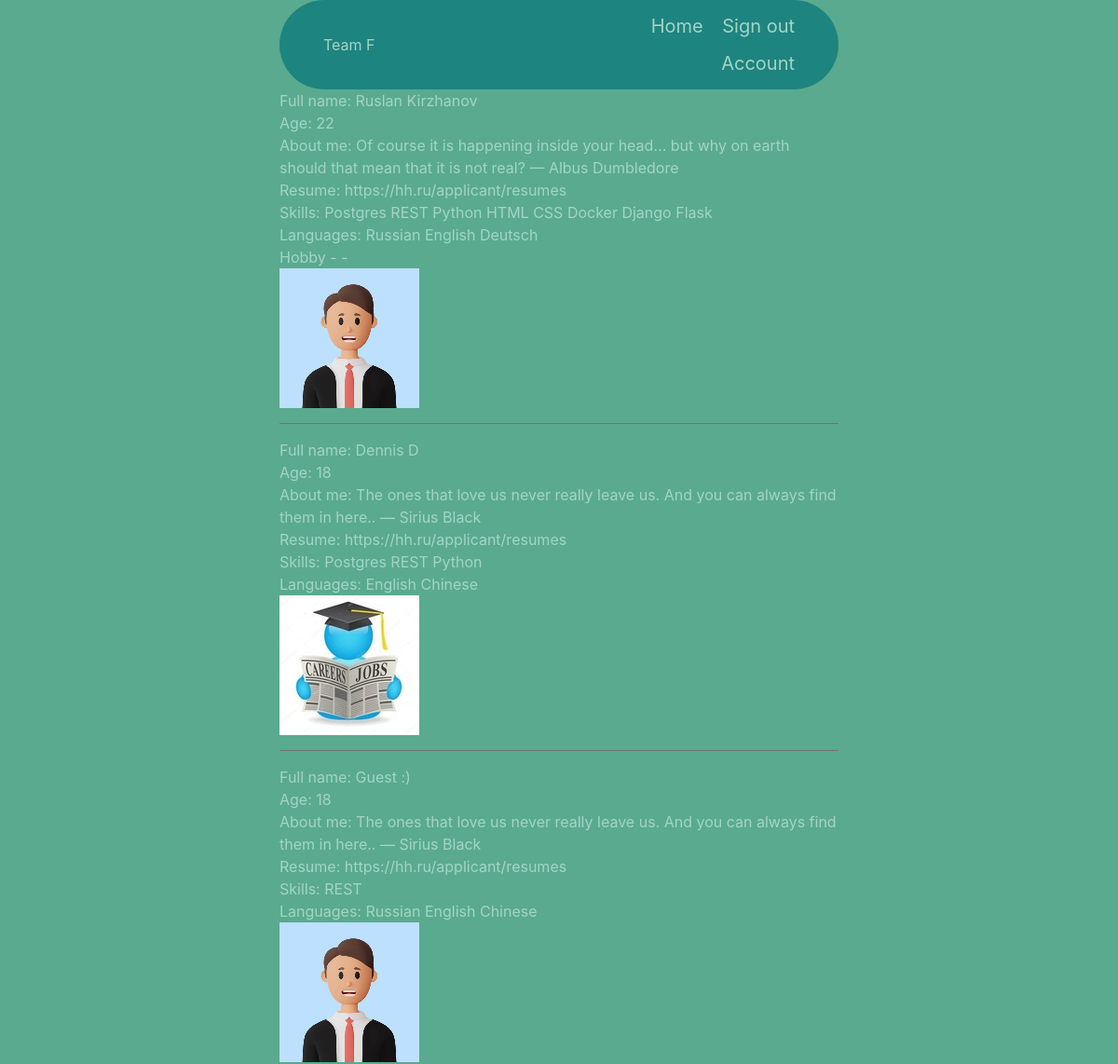
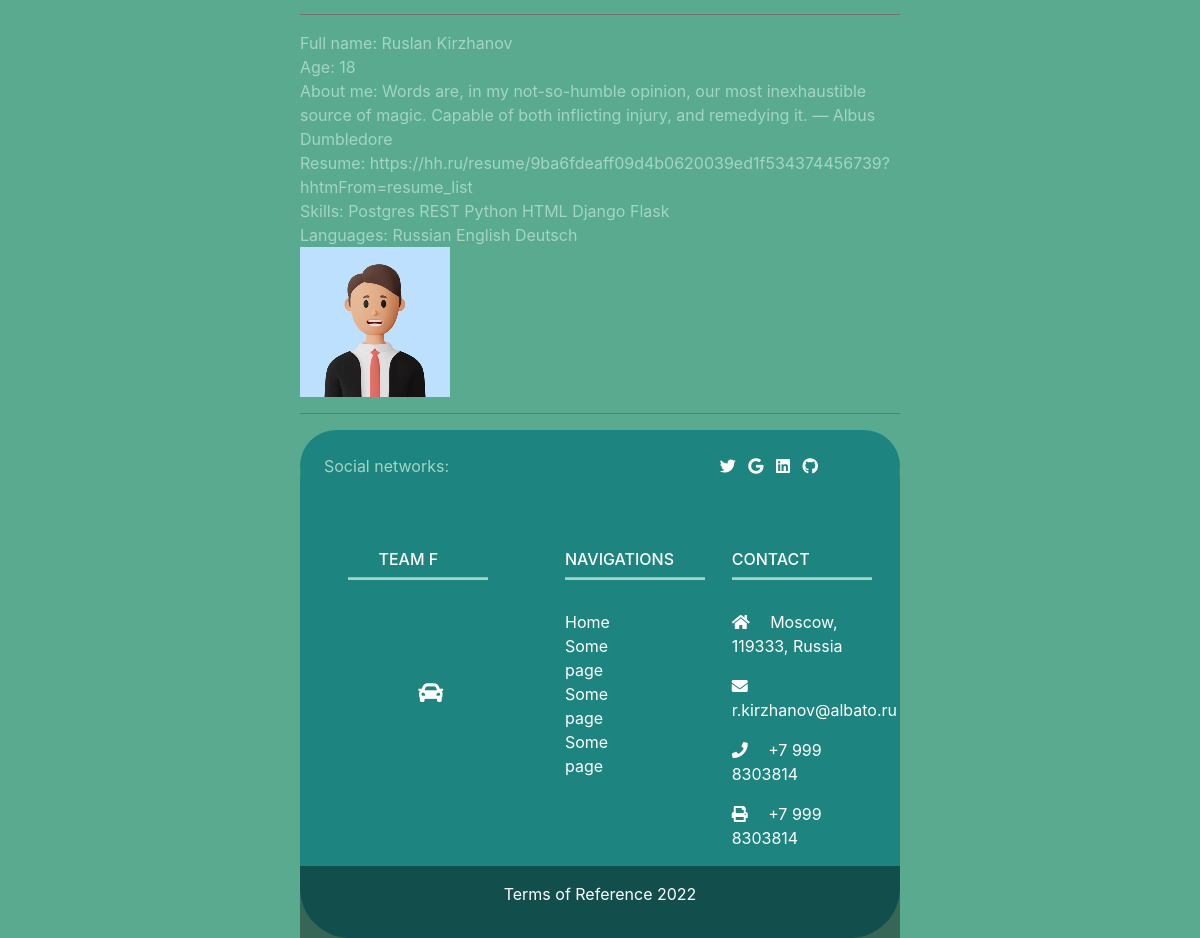
Page / (signed in) on the committed database (2 pictures, top to bottom).
### users/models.py (models this page shows, shortened)
class User(AbstractBaseUser):
    email = models.EmailField(max_length=255, unique=True, verbose_name='Email')
    name = models.CharField(max_length=50, verbose_name='Name', default='Guest')
    surname = models.CharField(max_length=50, verbose_name='Surname', default=':)')
    age = models.IntegerField(default=18, verbose_name='Age')
    about = models.TextField(verbose_name='About me', default=random.choice(quote))
    languages = models.ManyToManyField(Language, blank=True, verbose_name='Languages')
    basic_skills = models.ManyToManyField(Skills, blank=True, verbose_name='Basic Skills')
    hobby = models.CharField(max_length=250, null=True, blank=True, verbose_name='Hobby')
    photo = models.ImageField('Photo', upload_to='users/photos', default='default.jpg')
    is_active = models.BooleanField(default=True)
    is_admin = models.BooleanField(default=False)
    url = models.URLField(verbose_name='Link', default='https://hh.ru/applicant/resumes')
    objects = UserManager()
    USERNAME_FIELD = 'email'
    def full_name(self):
        return f'{self.name} {self.surname}'
    def all_basic_skills(self):
        basic_skills = [basic_skill.name for basic_skill in self.basic_skills.all()]
        return ' '.join(basic_skills)
    def all_languages(self):
        languages = [language.name for language in self.languages.all()]
        return ' '.join(languages)

class Skills(models.Model):
    name = models.CharField(max_length=40)
    class Meta:
        verbose_name_plural = 'skills'
        verbose_name = 'skill'

class Language(models.Model):
    name = models.CharField(max_length=40)
    class Meta:
        verbose_name_plural = 'languages'
        verbose_name = 'language'

### users/views.py (the view)
# urls.py: path('', views.all_users, name='home'),
def all_users(request):
    users = User.objects.all()
    context = {
        "users": users
    }
    return render(request, 'home.html', context)

### templates/home.html (shortened to what this page needs)
{% extends 'base.html' %}
{% block content %}
    {% for user in users %}
        {% if not user.is_admin  %}
            Full name: {{ user.full_name }}<br>
            Age: {{ user.age }}<br>
            About me: {{ user.about }}<br>
            Resume: {{ user.url }}<br>
            Skills: {{ user.all_basic_skills }}<br>
            Languages: {{ user.all_languages }}<br>
            {% if user.hobby %}Hobby - {{ user.hobby }}<br>{% endif %}
            {% if user.photo %}<img src="{{ user.photo.url }}" alt="{{ user.name }}">{% endif %}<br>
            <hr size="4" width="100%" noshade style="color:#000000" align="left" />
        {% endif %}
    {% endfor %}
{% endblock %}

### templates/base.html (style rules this page uses)
body { background: #E0FFFF; color: #a2d5c6;width: 50%;border-radius: 5px; background-color: rgba(49, 149, 116, 0.8) }

### templates/home.html (style rules this page uses)
body { margin-right: 25%; margin-left: 25%; }

### rows in the picture
User: full_name "Ruslan Kirzhanov", age "22", about "Of course it is happening inside your head… but why on earth should that mean that it is not real? — Albus Dumbledore", url "https://hh.ru/applicant/resumes", all_basic_skills "Postgres REST Python HTML CSS Docker Django Flask", all_languages "Russian English Deutsch", hobby "-", photo (placeholder picture)
User: full_name "Dennis D", age "18", about "The ones that love us never really leave us. And you can always find them in here.. — Sirius Black", url "https://hh.ru/applicant/resumes", all_basic_skills "Postgres REST Python", all_languages "English Chinese", photo (picture)
User: full_name "Guest :)", age "18", about "The ones that love us never really leave us. And you can always find them in here.. — Sirius Black", url "https://hh.ru/applicant/resumes", all_basic_skills "REST", all_languages "Russian English Chinese", photo (placeholder picture)
User: full_name "Ruslan Kirzhanov", age "18", about "Words are, in my not-so-humble opinion, our most inexhaustible source of magic. Capable of both inflicting injury, and remedying it. — Albus Dumbledore", url "https://hh.ru/resume/9ba6fdeaff09d4b0620039ed1f534374456739?hhtmFrom=resume_list", all_basic_skills "Postgres REST Python HTML Django Flask", all_languages "Russian English Deutsch", photo (placeholder picture)
